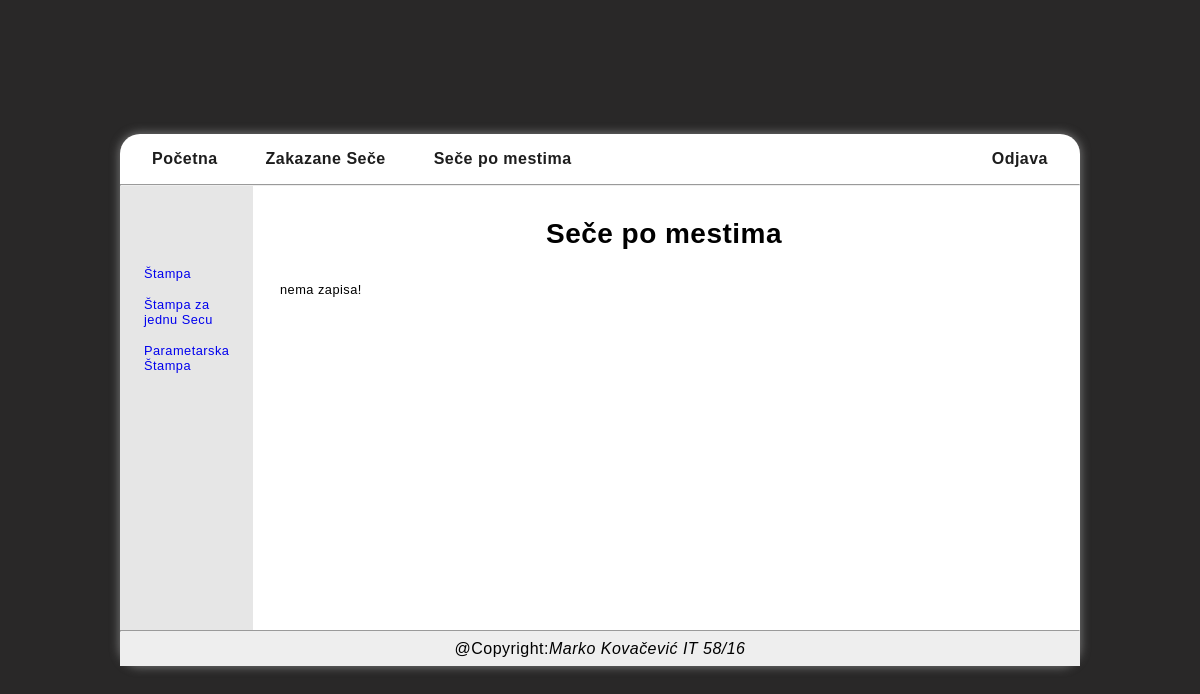
Page /FrontEnd/src/Stranice/Mesta/mestaAdmin.php (signed in) on the earlier database version.
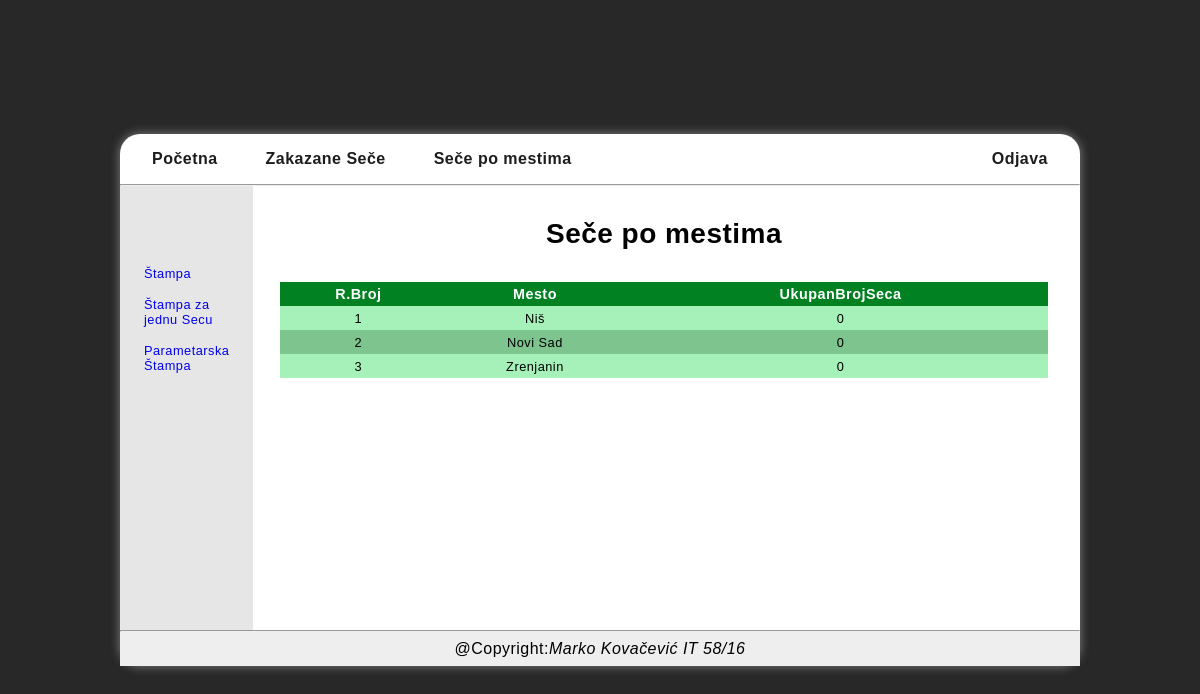
Same page on the later database version.
### tables this page shows
create table `MESTO`
(
    Mesto               varchar(30) not null PRIMARY KEY,
    UkupanBrojSeca      int not null
);

### BackEnd/Klase/BaznaKonekcija.php (called while the page is built, shortened)
<?php
class Konekcija{
public $KompletanNazivBazePodataka;
public $VerzijaMySQLNaredbi;
private $korisnik;
private $sifra;
private $host;
private function UcitajVerzijuMYSQLNaredbi(){
    $VerzijaPHP = phpversion();
    if($VerzijaPHP<'7.0.0'){
        $this->VerzijaMySQLNaredbi="mysql";
    }else {
        $this->VerzijaMySQLNaredbi="mysqli";
    }
}
private function UcitajParamKonekcije($PutanjaNazivFajlaXMLParametriKonekcije){
    $xml=simplexml_load_file($PutanjaNazivFajlaXMLParametriKonekcije) or die("Greska: ne postoji fajl BazniParamKonekcije.xml");
    $this->host=$xml->host;
    $this->korisnik=$xml->korisnik;
    $this->sifra=$xml->sifra;
    $this->prefiks_baze_podataka = $xml->prefiks_baze_podataka;
    $this->naziv_baze_podataka = $xml->naziv_baze_podataka;
    $this->KompletanNazivBazePodataka = $this->prefiks_baze_podataka.$this->naziv_baze_podataka;
}
public function connect(){
    if($this->VerzijaMySQLNaredbi=="mysqli"){
        $this->konekcijaDB = mysqli_connect($this->host, $this->korisnik, $this->sifra, $this->KompletanNazivBazePodataka);
    }else{
        $this->konekcijaMYSQL = mysql_connect($this->host, $this->korisnik, $this->sifra);
        $this->konekcijaDB = mysql_select_db($this->KompletanNazivBazePodataka, $this->konekcijaMYSQL);
    }
 }
}
?>

### BackEnd/Klase/BaznaTabela.php (called while the page is built, shortened)
<?php
 class Tabela{
 public $OtvorenaKonekcija;
 public $TipMYSQL;
 public $ListaZapisa;
 public function __construct($NovaOtvorenaKonekcija, $NoviNazivTabele) {
        $this->OtvorenaKonekcija = $NovaOtvorenaKonekcija;
        $this->TipMYSQL = $NovaOtvorenaKonekcija->VerzijaMySQLNaredbi;
 }
    public function UcitajSvePoUpitu($Upit)
    {
        if($this->TipMYSQL=="mysqli"){
            $this->Kolekcija = mysqli_query($this->OtvorenaKonekcija->konekcijaDB, $Upit);
            $this->BrojZapisa = mysqli_num_rows($this->Kolekcija);
        }
        else{
            $this->Kolekcija = mysql_query($Upit);
            $this->BrojZapisa = mysql_num_rows($this->Kolekcija);
        }
    }
    public function PrebaciKolekcijuUListu($Kolekcija)
    {
        $ListaZapisa = array();
        if($this->TipMYSQL=="mysqli")
        {
            while($RedZapisa = mysqli_fetch_array($Kolekcija, MYSQLI_NUM))
            {
                $this->ListaZapisa[] = $RedZapisa;
            }
        }
        else{
            while($RedZapisa = mysql_fetch_array($Kolekcija, MYSQLI_NUM))
            {
                $this->ListaZapisa[] = $RedZapisa;
            }
        }
      return $ListaZapisa;
    }
    public function DajVrednostPoRednomBrojuZapisaPoRBPolja($Kolekcija, $RBZapisa, $RBPolja)
    {
        if($this->TipMYSQL=="mysqli")
        {
            $RedZapisa = $this->ListaZapisa[$RBZapisa];
            $Vrednost = $RedZapisa [$RBPolja];
        }
        else{
            $Vrednost = mysql_result($Kolekcija, $RBZapisa, $RBPolja);
        }
      return $Vrednost;
    }
 }
?>

### BackEnd/Klase/DBMesta.php (called while the page is built, shortened)
<?php
class DBMesto extends Tabela
{
    public function UcitajKolekcijuSvihMesta()
    {
        $SQL = "select * from `MESTO` ORDER BY Mesto ASC";
        $this->UcitajSvePoUpitu($SQL);
    }
}
?>

### FrontEnd/src/Stranice/Mesta/mestaAdmin.php (the view, shortened to what this page needs)
<?php
    require $_SERVER['DOCUMENT_ROOT'] . "/SECA-SUMA/BackEnd/Klase/BaznaKonekcija.php";
    require $_SERVER['DOCUMENT_ROOT'] . "/SECA-SUMA/BackEnd/Klase/BaznaTabela.php";
    $KonekcijaObject = new Konekcija( $_SERVER['DOCUMENT_ROOT'] . '/SECA-SUMA/BackEnd/Klase/BazniParamKonekcije.xml');
    $KonekcijaObject->connect();
    if($KonekcijaObject->konekcijaDB){
        require $_SERVER['DOCUMENT_ROOT'] . "/SECA-SUMA/BackEnd/Klase/DBMesta.php";
        $MestoObject = new DBMesto($KonekcijaObject,"Mesto");
        $KolekcijaZapisa = $MestoObject ->UcitajKolekcijuSvihMesta();
    }else{
        echo"Neuspesna konekcija";
    }
?>
<!DOCTYPE html>
<html lang="sr" class="html">
<head>
    <link href="/SECA-SUMA/style.css" type="text/css" rel="stylesheet">
    <link href="/SECA-SUMA/FrontEnd/src/Stranice/Mesta/mesta.css" type="text/css" rel="stylesheet">
</head>
<body class="glavniKontejner mesta body">
    <?php require $_SERVER['DOCUMENT_ROOT'] . "/SECA-SUMA/FrontEnd/src/Delovi/Header/headerAdmin.php"?>
  <section class="index">
    <div class="sadrzajAside">
            <aside class="leviMeni">
                <?php require $_SERVER['DOCUMENT_ROOT'] . "/SECA-SUMA/FrontEnd/src/Delovi/LeviMeni/leviMeni.php"?>
            </aside>
    </div>
<div class="mesta__sadrzaj mesta">
    <div class="mesta__h1Wrap">
        <h1 class="mesta__h1">Seče po mestima</h1>
    </div>
    <?php
            if ($MestoObject->BrojZapisa==0)
            {
                echo "nema zapisa!";
            }
        else
            {
               echo' <table class="table mesta__table">';
               echo' <thead class="mesta__thead">';
               echo'     <tr class="mesta__headTr">';
               echo'         <th>R.Broj</th>';
               echo'         <th>Mesto</th>';
               echo'         <th>UkupanBrojSeca</th>';
               echo'     </tr>';
               echo' </thead>';
               echo' <tbody class="mesta__tableBody">';
            for($RBZapisa = 0;$RBZapisa < $MestoObject->BrojZapisa;$RBZapisa++){
                $Rbroj = $RBZapisa + 1;
                $Mesto=$MestoObject->DajVrednostPoRednomBrojuZapisaPoRBPolja($MestoObject->Kolekcija, $RBZapisa,0);
                $UkupanBrojSeca=$MestoObject->DajVrednostPoRednomBrojuZapisaPoRBPolja($MestoObject->Kolekcija, $RBZapisa,1);
                echo'<tr>';
                echo'<td>'.$Rbroj.'</td>';
                echo'<td>'.$Mesto.'</td>';
                echo'<td>'.$UkupanBrojSeca.'</td>';
                echo'</tr>';
               }
            }
        ?>
        </tbody>
    </table>
</div>
</section>
    <footer><?php require $_SERVER['DOCUMENT_ROOT'] . "/SECA-SUMA/FrontEnd/src/Delovi/Footer/footer.php"?></footer>
</body>
</html>

### FrontEnd/src/Delovi/Header/headerAdmin.php (shortened to what this page needs)
<head>
   <link href="/SECA-SUMA/style.css" type="text/css" rel="stylesheet">
   <link href="/SECA-SUMA/FrontEnd/src/Delovi/Header/header.css" type="text/css" rel="stylesheet">
</head>
<nav class="header">
   <ul class="header__ul">
        <li class="header__listItem"><a href="/SECA-SUMA/welcome.php">Početna</a></li>
        <li class="header__listItem"><a href="/SECA-SUMA/FrontEnd/src/Stranice/ZakazaneSece/zakazaneSeceAdmin.php">Zakazane Seče</a></li>
        <li class="header__listItem"><a href="/SECA-SUMA/FrontEnd/src/Stranice/Mesta/mestaAdmin.php">Seče po mestima</a></li>
   </ul>
   <ul class="header__ul">
      <li class="header__listItem"><a href="/SECA-SUMA/index.php">Odjava</a></li>
   </ul>
</nav>
<hr class="hr">

### FrontEnd/src/Delovi/LeviMeni/leviMeni.php
<head>
     <link href="/SECA-SUMA/style.css" type="text/css" rel="stylesheet">
     <link href="/SECA-SUMA/FrontEnd/src/Delovi/LeviMeni/leviMeni.css" type="text/css" rel="stylesheet">
</head>
<div class="kontejner">
     <ul class="kontejner__ul">
         <li><a href="/SECA-SUMA/FrontEnd/src/Stranice/Stampa/stampa.php">Štampa</a></li>
         <li><a href="/SECA-SUMA/FrontEnd/src/Stranice/Stampa/stampaPodatakaZaSecu.php">Štampa za jednu Secu</a></li>
         <li><a href="/SECA-SUMA/FrontEnd/src/Stranice/Stampa/stampaParametarska.php">Parametarska Štampa</a></li>
     </ul>
 </div>

### FrontEnd/src/Delovi/Footer/footer.php (shortened to what this page needs)
<head>
   <link href="/SECA-SUMA/style.css" type="text/css" rel="stylesheet">
   <link href="/SECA-SUMA/FrontEnd/src/Delovi/Footer/footer.css" type="text/css" rel="stylesheet">
</head>
<body>
    <div class="footer">
      <hr class="hr">
        <div class="footer__textCont">
        <p class="footer__text">@Copyright: <em>Marko Kovačević IT 58/16</em></p>
        </div>
    </div>
</body>

### style.css (style rules this page uses)
* { padding:0; margin:0; box-sizing:border-box; }
:root { --base-txt-clr:#1d1d1d; --base-txt-white-variety:#ffffff; --body-shadow:#757575; --html-bckground:rgb(41, 40, 40); --body:rgb(255, 255, 255); --border-nav:rgb(7, 7, 7); --table:rgb(77, 77, 77); --tableHeader:rgb(2, 129, 34); --tableRow1:rgb(166, 241, 185); --tableRow2:rgb(125, 196, 142); --selected:rgb(2, 129, 34); --form:rgb(255, 255, 255); --covered:rgba(41, 40, 40, 0.5); --footer:rgb(238, 238, 238); --aside-bg:rgb(230, 230, 230); --welcome-bg:rgba(4, 88, 4, 0.6); --search-wrap-bg:rgb(162, 231, 162); --button-clr-primary:rgb(13, 95, 33); --button-primary-border:rgb(0, 0, 0); --table-txt-Font:0.8rem; --table-header-Font:0.9rem; --label-txt-font:0.9rem; --aside-font:0.8rem; --welcome-font:2.5rem; }
.html { display:flex; align-items:center; justify-content:center; width:100%; height:100vh; background-color:var(--html-bckground); font-family: 'Montserrat', sans-serif; letter-spacing:0.03em; }
.body { width:min(100%,60rem); min-height:30rem; box-shadow:0px 0px 10px 1px var(--body-shadow); border-radius:20px; background-color:var(--body); position:relative; }
aside { z-index:20; }
.index { font-size:var(--aside-font); display:flex; position:relative; width:100%; z-index:10; }
.sadrzajAside { font-size:var(--aside-font); display:flex; position:relative; width:160px; height:30rem; z-index:10; }
.leviMeni { position:relative; }

### FrontEnd/src/Stranice/Mesta/mesta.css (style rules this page uses)
.mesta { margin-block:2rem; margin-inline:2rem; }
.mesta__sadrzaj { width:100%; }
.mesta__h1Wrap { width:100%; text-align:center; }
.mesta__h1 { font-size:1.75rem; margin-bottom:2rem; }
.table { width:100%; text-align:center; align-content:center; border-spacing:0; }
.mesta__thead { background-color:var(--tableHeader); color:var(--body); }
td,th { padding-block:0.25rem; }
th { font-size:var(--table-header-Font); }
td { height:1.5rem; width:1rem; font-size:var(--table-txt-Font); }
tr { width:100%; background-color:var(--tableRow1); }
thead > tr { background-color:var(--tableHeader); }
tr:nth-child(even) { background-color:var(--tableRow2); }

### FrontEnd/src/Delovi/Header/header.css (style rules this page uses)
.header { width:100%; display:flex; justify-content:space-between; padding-inline:2rem; z-index:10; }
.header__ul { display:flex; gap:3rem; list-style:none; padding-block:1rem; }
.header__listItem > a { text-decoration:none; color:var(--base-txt-clr); font-weight:600; }
.hr { background-color: var(--border-nav); }

### FrontEnd/src/Delovi/LeviMeni/leviMeni.css (style rules this page uses)
.kontejner { position:absolute; background-color:var(--aside-bg); height:100%; color:var(--base-txt-clr); }
.kontejner__ul { display:flex; flex-direction:column; gap:1rem; padding-block:5rem; padding-inline:1.5rem; }
.kontejner__ul > li { list-style-type:none; }
li > a { text-decoration:none; }

### FrontEnd/src/Delovi/Footer/footer.css (style rules this page uses)
.footer { width:100%; position:absolute; bottom:0; background-color:var(--footer); z-index:10; }
.footer__textCont { padding-inline:1.5rem; padding-block:0.5rem; }
.footer__text { display:flex; justify-content:center; }

Differences in the rows shown:
added mesto: Rbroj "1", Mesto "Niš", UkupanBrojSeca "0"
added mesto: Rbroj "2", Mesto "Novi Sad", UkupanBrojSeca "0"
added mesto: Rbroj "3", Mesto "Zrenjanin", UkupanBrojSeca "0"
Other differences:
text no longer shown: "nema zapisa!"
text now shown: "R.Broj Mesto UkupanBrojSeca"
